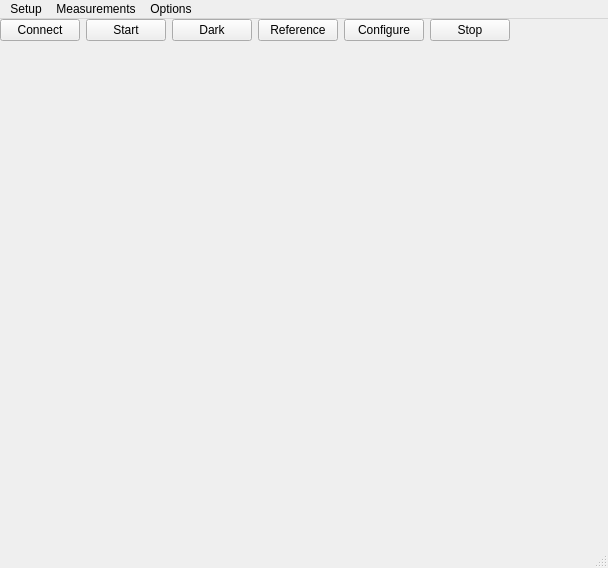
<?xml version="1.0" encoding="UTF-8"?>
<ui version="4.0">
 <class>MainWindow</class>
 <widget class="QMainWindow" name="MainWindow">
  <property name="geometry">
   <rect>
    <x>0</x>
    <y>0</y>
    <width>608</width>
    <height>568</height>
   </rect>
  </property>
  <property name="windowTitle">
   <string>MainWindow</string>
  </property>
  <widget class="QWidget" name="centralwidget">
   <widget class="PlotWidget" name="graphWidget" native="true">
    <property name="geometry">
     <rect>
      <x>10</x>
      <y>50</y>
      <width>569</width>
      <height>426</height>
     </rect>
    </property>
    <property name="sizePolicy">
     <sizepolicy hsizetype="Preferred" vsizetype="MinimumExpanding">
      <horstretch>0</horstretch>
      <verstretch>0</verstretch>
     </sizepolicy>
    </property>
   </widget>
   <widget class="QWidget" name="">
    <layout class="QVBoxLayout" name="verticalLayout">
     <item>
      <layout class="QHBoxLayout" name="horizontalLayout">
       <item>
        <widget class="QPushButton" name="connectButton">
         <property name="sizePolicy">
          <sizepolicy hsizetype="Minimum" vsizetype="MinimumExpanding">
           <horstretch>0</horstretch>
           <verstretch>0</verstretch>
          </sizepolicy>
         </property>
         <property name="text">
          <string>Connect</string>
         </property>
        </widget>
       </item>
       <item>
        <widget class="QPushButton" name="startStopButton">
         <property name="sizePolicy">
          <sizepolicy hsizetype="Minimum" vsizetype="Expanding">
           <horstretch>0</horstretch>
           <verstretch>0</verstretch>
          </sizepolicy>
         </property>
         <property name="text">
          <string>Start</string>
         </property>
         <property name="iconSize">
          <size>
           <width>20</width>
           <height>20</height>
          </size>
         </property>
        </widget>
       </item>
       <item>
        <widget class="QPushButton" name="darkButton">
         <property name="sizePolicy">
          <sizepolicy hsizetype="Minimum" vsizetype="Expanding">
           <horstretch>0</horstretch>
           <verstretch>0</verstretch>
          </sizepolicy>
         </property>
         <property name="text">
          <string>Dark</string>
         </property>
         <property name="iconSize">
          <size>
           <width>20</width>
           <height>20</height>
          </size>
         </property>
        </widget>
       </item>
       <item>
        <widget class="QPushButton" name="refButton">
         <property name="sizePolicy">
          <sizepolicy hsizetype="Minimum" vsizetype="MinimumExpanding">
           <horstretch>0</horstretch>
           <verstretch>0</verstretch>
          </sizepolicy>
         </property>
         <property name="contextMenuPolicy">
          <enum>Qt::CustomContextMenu</enum>
         </property>
         <property name="text">
          <string>Reference</string>
         </property>
         <property name="iconSize">
          <size>
           <width>20</width>
           <height>20</height>
          </size>
         </property>
        </widget>
       </item>
       <item>
        <widget class="QPushButton" name="configButton">
         <property name="sizePolicy">
          <sizepolicy hsizetype="Minimum" vsizetype="Expanding">
           <horstretch>0</horstretch>
           <verstretch>0</verstretch>
          </sizepolicy>
         </property>
         <property name="text">
          <string>Configure</string>
         </property>
         <property name="iconSize">
          <size>
           <width>20</width>
           <height>20</height>
          </size>
         </property>
        </widget>
       </item>
       <item>
        <widget class="QPushButton" name="stopButton">
         <property name="sizePolicy">
          <sizepolicy hsizetype="Minimum" vsizetype="Expanding">
           <horstretch>0</horstretch>
           <verstretch>0</verstretch>
          </sizepolicy>
         </property>
         <property name="text">
          <string>Stop</string>
         </property>
         <property name="iconSize">
          <size>
           <width>20</width>
           <height>20</height>
          </size>
         </property>
        </widget>
       </item>
      </layout>
     </item>
    </layout>
   </widget>
  </widget>
  <widget class="QMenuBar" name="menubar">
   <property name="geometry">
    <rect>
     <x>0</x>
     <y>0</y>
     <width>608</width>
     <height>22</height>
    </rect>
   </property>
   <widget class="QMenu" name="menuSetup">
    <property name="title">
     <string>Setup</string>
    </property>
   </widget>
   <widget class="QMenu" name="menuMeasurement">
    <property name="title">
     <string>Measurements</string>
    </property>
   </widget>
   <widget class="QMenu" name="menuOptions">
    <property name="title">
     <string>Options</string>
    </property>
   </widget>
   <addaction name="menuSetup"/>
   <addaction name="menuMeasurement"/>
   <addaction name="menuOptions"/>
  </widget>
  <widget class="QStatusBar" name="statusbar"/>
 </widget>
 <customwidgets>
  <customwidget>
   <class>PlotWidget</class>
   <extends>QWidget</extends>
   <header location="global">pyqtgraph</header>
   <container>1</container>
  </customwidget>
 </customwidgets>
 <resources/>
 <connections/>
</ui>
